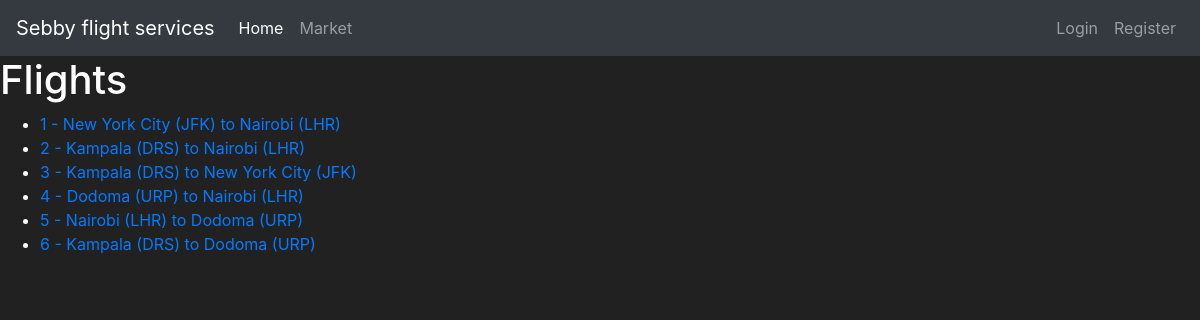
The page / on the database its author committed.
### sebby/models.py (models this page shows)
class Flight(models.Model):
	origin = models.ForeignKey(Airport, on_delete=models.CASCADE, related_name="departures")
	destination = models.ForeignKey(Airport, on_delete=models.CASCADE, related_name="arrivals")
	duration = models.IntegerField()
	def __str__(self):
		return f"{self.id} - {self.origin} to {self.destination}"

class Airport(models.Model):
	code = models.CharField(max_length=3)
	city = models.CharField(max_length=64)
	def __str__(self):
		return f"{self.city} ({self.code})"

### sebby/views.py (the view)
# urls.py: path("", views.index, name="index"),
def index(request):
	context = {
		"flights": Flight.objects.all()
	}
	return render (request, "flights/index.html", context)

### sebby/templates/flights/index.html (shortened to what this page needs)
{% extends "flights/base.html" %}
{% block body %}
	<h1>Flights</h1>
		<ul>
		{% for flight in flights %}
			<li>
			<a href="{% url 'flight' flight.id %}">{{ flight }}</a>
			</li>
		{% endfor %}
		</ul>
{% endblock%}

### sebby/templates/flights/base.html (shortened to what this page needs)
<!doctype html>
<html lang="en">
  <head>
    <link rel="stylesheet" href="https://cdn.jsdelivr.net/npm/bootstrap@4.5.3/dist/css/bootstrap.min.css">
  </head>
  <body>
  <nav class="navbar navbar-expand-md navbar-dark bg-dark">
    <a class="navbar-brand" href="#">Sebby flight services</a>
    <div class="collapse navbar-collapse" id="navbarNav">
      <ul class="navbar-nav mr-auto">
        <li class="nav-item active">
          <a class="nav-link" href="#">Home<span class="sr-only">(current)</span></a>
        </li>
        <li class="nav-item">
          <a class="nav-link" href="#">Market</a>
        </li>
      </ul>
      <ul class="navbar-nav">
        <li class="nav-item">
          <a class="nav-link" href="#">Login</a>
        </li>
        <li class="nav-item">
          <a class="nav-link" href="#">Register</a>
        </li>
      </ul>
    </div>
  </nav>
    	{% block body %}
	{% endblock %}
  </body>
</html>

### sebby/templates/flights/base.html (style rules this page uses)
body { background-color: #212121; color: white; }

### rows shown on the page
Flight: id+origin+destination "1 - New York City (JFK) to Nairobi (LHR)"
Flight: id+origin+destination "2 - Kampala (DRS) to Nairobi (LHR)"
Flight: id+origin+destination "3 - Kampala (DRS) to New York City (JFK)"
Flight: id+origin+destination "4 - Dodoma (URP) to Nairobi (LHR)"
Flight: id+origin+destination "5 - Nairobi (LHR) to Dodoma (URP)"
Flight: id+origin+destination "6 - Kampala (DRS) to Dodoma (URP)"
